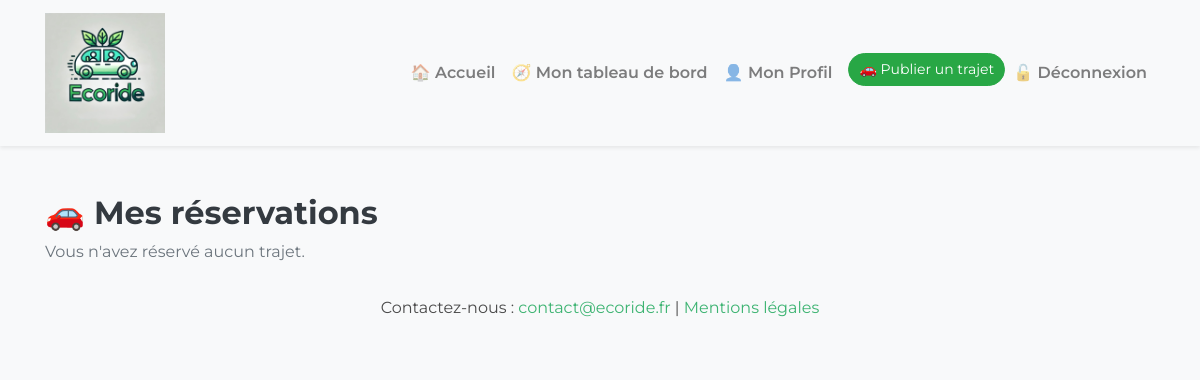
Page /views/mes_reservations.php (signed in) on the earlier database version.
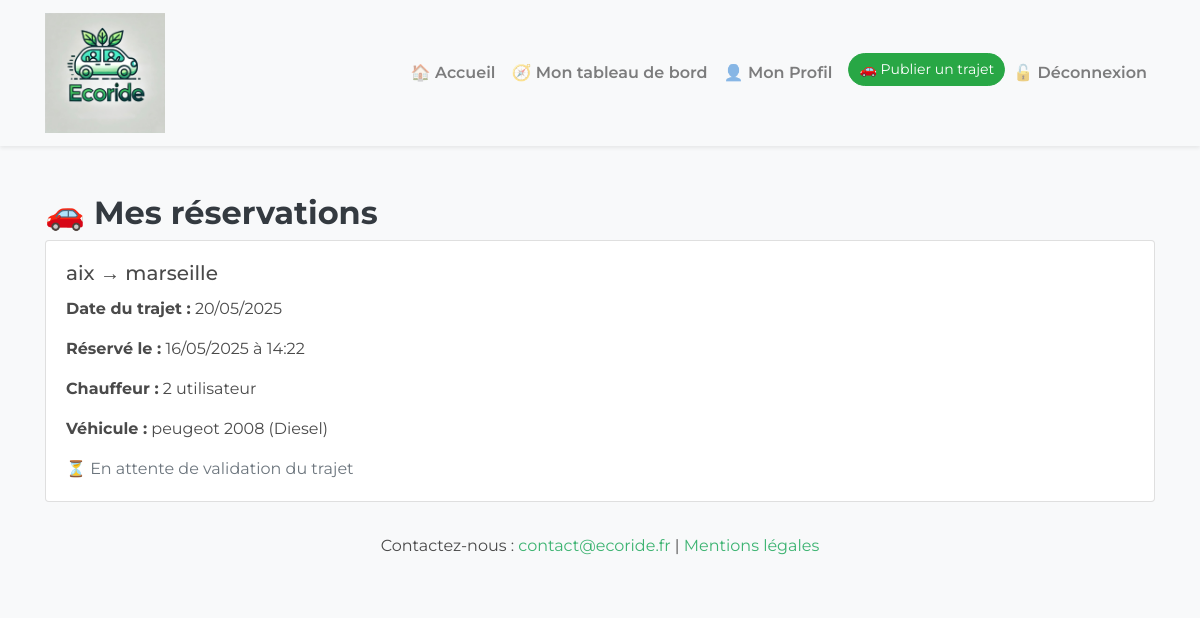
Same page on the later database version.
### tables this page shows
CREATE TABLE `reservations` (
  `id` int(11) NOT NULL,
  `user_id` int(11) NOT NULL,
  `trajet_id` int(11) NOT NULL,
  `date_reservation` timestamp NOT NULL DEFAULT current_timestamp()
);

CREATE TABLE `trajets` (
  `id` int(11) NOT NULL,
  `chauffeur` varchar(100) NOT NULL,
  `photo` varchar(255) DEFAULT 'default.jpg',
  `depart` varchar(100) NOT NULL,
  `adresse_depart` varchar(255) DEFAULT NULL,
  `destination` varchar(100) NOT NULL,
  `adresse_arrivee` varchar(255) DEFAULT NULL,
  `date` date NOT NULL,
  `prix` decimal(10,2) NOT NULL,
  `places` int(11) NOT NULL DEFAULT 3,
  `vehicule_id` int(11) DEFAULT NULL,
  `eco` tinyint(1) NOT NULL DEFAULT 0,
  `fumeur` tinyint(1) NOT NULL DEFAULT 0,
  `preferences` text DEFAULT NULL,
  `created_at` timestamp NOT NULL DEFAULT current_timestamp(),
  `user_id` int(11) NOT NULL,
  `statut` enum('à_venir','en_cours','termine') DEFAULT 'à_venir',
  `duree_minutes` int(11) NOT NULL DEFAULT 0
);

CREATE TABLE `vehicules` (
  `id` int(11) NOT NULL,
  `user_id` int(11) DEFAULT NULL,
  `marque` varchar(100) DEFAULT NULL,
  `modele` varchar(100) DEFAULT NULL,
  `couleur` varchar(100) DEFAULT NULL,
  `energie` varchar(50) DEFAULT NULL,
  `plaque_immatriculation` varchar(20) DEFAULT NULL,
  `date_immatriculation` date DEFAULT NULL
);

### views/mes_reservations.php (the view, shortened to what this page needs)
<?php
require_once __DIR__ . '/../config/database.php';
$user_id = (int)$_SESSION['user_id'];
$sql = "
    SELECT
        r.id AS reservation_id,
        r.date_reservation,
        t.*,
        v.marque, v.modele, v.energie
    FROM reservations r
    JOIN trajets t ON r.trajet_id = t.id
    LEFT JOIN vehicules v ON t.vehicule_id = v.id
    WHERE r.user_id = :user_id
    ORDER BY r.date_reservation DESC
";
$stmt = $conn->prepare($sql);
$stmt->execute([':user_id' => $user_id]);
$reservations = $stmt->fetchAll(PDO::FETCH_ASSOC);
require_once __DIR__ . '/../templates/header.php';
?>
<div class="container mt-5">
    <h2>🚗 Mes réservations</h2>
    <?php if (empty($reservations)): ?>
        <p class="text-muted">Vous n'avez réservé aucun trajet.</p>
    <?php else: ?>
        <?php foreach ($reservations as $res): ?>
            <?php
            $trajetId = (int)($res['id'] ?? 0);
            $dateTrajet = isset($res['date']) ? new DateTime($res['date']) : null;
            $dateResa   = isset($res['date_reservation']) ? new DateTime($res['date_reservation']) : null;
            $trajet_termine = ($res['statut'] ?? '') === 'termine';
            $stmtC = $conn->prepare('SELECT COUNT(*) FROM avis WHERE utilisateur_id = ? AND trajet_id = ?');
            $stmtC->execute([$user_id, $trajetId]);
            $deja_note = (int)$stmtC->fetchColumn() > 0;
            $maintenant = new DateTime();
            ?>
            <div class="card mb-3">
                <div class="card-body">
                    <h5 class="card-title">
                        <?= htmlspecialchars($res['depart'] ?? '', ENT_QUOTES, 'UTF-8') ?> →
                        <?= htmlspecialchars($res['destination'] ?? '', ENT_QUOTES, 'UTF-8') ?>
                    </h5>
                    <p><strong>Date du trajet :</strong> <?= $dateTrajet ? $dateTrajet->format('d/m/Y') : '—' ?></p>
                    <p><strong>Réservé le :</strong> <?= $dateResa ? $dateResa->format('d/m/Y à H:i') : '—' ?></p>
                    <p><strong>Chauffeur :</strong> <?= htmlspecialchars($res['chauffeur'] ?? '—', ENT_QUOTES, 'UTF-8') ?></p>
                    <p><strong>Véhicule :</strong> <?= htmlspecialchars(trim(($res['marque'] ?? '') . ' ' . ($res['modele'] ?? '')), ENT_QUOTES, 'UTF-8') ?>
                        <?php if (!empty($res['energie'])): ?>
                            (<?= htmlspecialchars($res['energie'], ENT_QUOTES, 'UTF-8') ?>)
                        <?php endif; ?>
                    </p>
                    <?php if ($trajet_termine): ?>
                        <?php if ($deja_note): ?>
                            <span class="text-success">✔️ Trajet déjà évalué</span>
                        <?php else: ?>
                            <a href="/views/laisser_avis.php?id=<?= $trajetId ?>" class="btn btn-success">📝 Déposer un avis</a>
                            <a href="/views/signaler_trajet.php?id=<?= $trajetId ?>" class="btn btn-danger ms-2">❌ Signaler un problème</a>
                        <?php endif; ?>
                    <?php else: ?>
                        <span class="text-muted">⏳ En attente de validation du trajet</span>
                    <?php endif; ?>
                </div>
            </div>
        <?php endforeach; ?>
    <?php endif; ?>
</div>
<?php require_once __DIR__ . '/../templates/footer.php'; ?>

Differences in the rows shown:
added reservations: trajet.depart "aix", trajet.destination "marseille", trajet.date "20/05/2025", date_reservation "16/05/2025 à 14:22", trajet.chauffeur "2 utilisateur", vehicules.marque+modele "peugeot 2008", vehicules.energie "Diesel"
Other differences:
text no longer shown: "Vous n'avez réservé aucun trajet."
